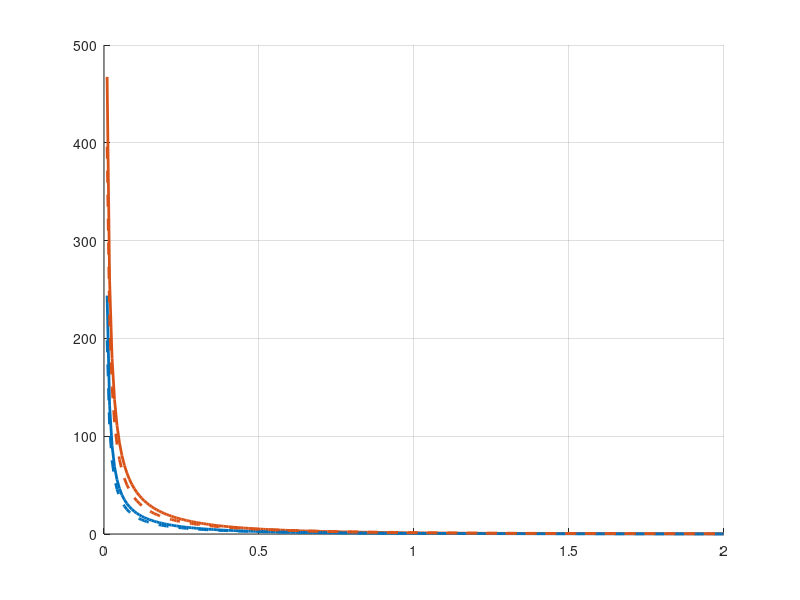

Write the MATLAB code that produced this figure. (Note: this script raises an error after producing the figure.)
clear all;
%close all;
%addpath("/home/ilari/fillbetweenareacurve")
rho=log(10)/10;
%% muLoS=0*rho;
%% muNLoS=-12*rho
muLoS=0*rho;
muNLoS=-26*rho;

%% sigmaLoS=2.8*rho;
%% sigmaNLoS=9*rho
sigmaLoS=4*rho;
sigmaNLoS=6*rho;

%mLoS=exp(muLoS+sigmaLoS^2)/sqrt(2);
%mNLoS=exp(muNLoS+sigmaNLoS^2)/sqrt(2);
%%mLoS=exp(muLoS+sigmaLoS^2/2);
%%mNLoS=exp(muNLoS+sigmaNLoS^2/2);
%mLoS = sqrt(exp(2*muLoS+sigmaLoS^2)*(-1+exp(sigmaLoS^2)));
%mNLoS = sqrt(exp(2*muNLoS+sigmaNLoS^2)*(-1+exp(sigmaNLoS^2)));


%beta=2.3;
kappa=2;

elevation1=90;
elevation2=80;
elevation3=60;

lnLoS = makedist('Lognormal','mu',muLoS,'sigma',sigmaLoS);
lnNLoS = makedist('Lognormal','mu',muNLoS,'sigma',sigmaNLoS)


%pLoS=exp(-beta*cot(deg2rad(elevation1)));

%pLoS=0.992;
pLoS=0.613
a = (2*exp(muNLoS+sigmaNLoS^2/2)*(-1+pLoS)-2*exp(muLoS+sigmaLoS^2/2)*pLoS)/(exp(2*(muNLoS+sigmaNLoS^2))*(-1+pLoS)-exp(2*(muLoS+sigmaLoS^2))*pLoS);
b=(-exp(2*muNLoS+sigmaNLoS^2)*(-1+pLoS)+exp(2*(muLoS+sigmaLoS^2))*pLoS)/(2*(exp(muNLoS+sigmaNLoS^2/2)*(-1+pLoS)-exp(muLoS+sigmaLoS^2/2)*pLoS)^2);
1/b
kappa=2/(1/b);
%a=1/2*exp(muNLoS+3*sigmaNLoS^2/2);
lnFH1 = @(t) kappa*pLoS*(1-cdf(lnLoS,t/a))./t+kappa*(1-pLoS)*(1-cdf(lnNLoS,t/a))./t;
%%pLoS=exp(-beta*cot(deg2rad(elevation2)));
%% pLoS=0.968;
%% lnFH2 = @(t) kappa*pLoS*(1-cdf(lnLoS,t))./t+kappa*(1-pLoS)*(1-cdf(lnNLoS,t))./t;
%%pLoS=exp(-beta*cot(deg2rad(elevation3)));

expFH1 = @(t) (1/b).*kappa*(exp(-t))./t;


%pLoS=0.613;
pLoS=0.992;
a = (2*exp(muNLoS+sigmaNLoS^2/2)*(-1+pLoS)-2*exp(muLoS+sigmaLoS^2/2)*pLoS)/(exp(2*(muNLoS+sigmaNLoS^2))*(-1+pLoS)-exp(2*(muLoS+sigmaLoS^2))*pLoS);
b=(-exp(2*muNLoS+sigmaNLoS^2)*(-1+pLoS)+exp(2*(muLoS+sigmaLoS^2))*pLoS)/(2*(exp(muNLoS+sigmaNLoS^2/2)*(-1+pLoS)-exp(muLoS+sigmaLoS^2/2)*pLoS)^2);
kappa=4/(1/b);
expFH2 = @(t) (1./b).*kappa*(exp(-t))./t;
lnFH2 = @(t) kappa*pLoS*(1-cdf(lnLoS,t/a))./t+kappa*(1-pLoS)*(1-cdf(lnNLoS,t/a))./t;



%% pLoS=0.992;
%% a = (2*exp(muNLoS+sigmaNLoS^2/2)*(-1+pLoS)-2*exp(muLoS+sigmaLoS^2/2)*pLoS)/(exp(2*(muNLoS+sigmaNLoS^2))*(-1+pLoS)-exp(2*(muLoS+sigmaLoS^2))*pLoS);
%% b=(-exp(2*muNLoS+sigmaNLoS^2)*(-1+pLoS)+exp(2*(muLoS+sigmaLoS^2))*pLoS)/(2*(exp(muNLoS+sigmaNLoS^2/2)*(-1+pLoS)-exp(muLoS+sigmaLoS^2/2)*pLoS)^2);
%% 1/b
%% kappa=1.8*b/log(2);
%% expFH3 = @(t) (1./b).*kappa*(exp(-t))./t;
%% lnFH3 = @(t) kappa*pLoS*(1-cdf(lnLoS,t/a))./t+kappa*(1-pLoS)*(1-cdf(lnNLoS,t/a))./t;

%% pLoS=0.613;
%% a = (2*exp(muNLoS+sigmaNLoS^2/2)*(-1+pLoS)-2*exp(muLoS+sigmaLoS^2/2)*pLoS)/(exp(2*(muNLoS+sigmaNLoS^2))*(-1+pLoS)-exp(2*(muLoS+sigmaLoS^2))*pLoS);
%% b=(-exp(2*muNLoS+sigmaNLoS^2)*(-1+pLoS)+exp(2*(muLoS+sigmaLoS^2))*pLoS)/(2*(exp(muNLoS+sigmaNLoS^2/2)*(-1+pLoS)-exp(muLoS+sigmaLoS^2/2)*pLoS)^2);
%% 1/b
%% kappa=1.8*b/log(2);
%% expFH4 = @(t) (1./b).*kappa*(exp(-t))./t;
%% lnFH4 = @(t) kappa*pLoS*(1-cdf(lnLoS,t/a))./t+kappa*(1-pLoS)*(1-cdf(lnNLoS,t/a))./t;


min=0.01;
max = 2;

% Create figure
figure1 = figure;
%Create axes
axes1 = axes('Parent',figure1);
hold(axes1,'on');


t=linspace(min,max,250);
%plot([-1],[-1],'color','black','linewidth',2)
%plot([-1],[-1],'--','color','black','linewidth',2)
%plot(t,1.8/log(2)./t.*(t<=1),'-.', 'color','black','linewidth',2)

plot(t,lnFH1(t),'color','#0072BD','linewidth',2)
plot(t,lnFH2(t),'color','#D95319','linewidth',2)
%plot(t,lnFH3(t),'color','#A2142F','linewidth',2)
%plot(t,lnFH4(t),'color','#A2142F','linewidth',2)

plot(t,expFH1(t),'--','color','#0072BD','linewidth',2)
plot(t,expFH2(t),'--','color','#D95319','linewidth',2)
% plot(t,expFH3(t),'--', 'color','#A2142F','linewidth',2)
% plot(t,expFH4(t),'--', 'color','#A2142F','linewidth',2)


grid on
ax = gca;
ax.FontSize = 14;

pbaspect([2 1 1])
axis([[0,2],[0,8]])

ylabel('$\lambda_{\mathcal{G}}(t)$','FontSize',14,'Interpreter','latex','Rotation',0)
xlabel('t','FontSize',14,'Interpreter','latex')
% Create title
title('Density of the GP',...
      'Interpreter','latex');

%% fill([t,fliplr(t)],[lnFH1(t),fliplr(expFH1(t))],[0 0.4470 0.7410],'FaceAlpha',0.3,'EdgeColor','none');

%%  fill([t,fliplr(t)],[lnFH2(t),fliplr(expFH2(t))],[0.8500 0.3250 0.0980],'FaceAlpha',0.3,'EdgeColor','none');

%fill([t,fliplr(t)],[lnFH3(t),fliplr(expFH3(t))],[0.9290 0.6940 0.1250],'FaceAlpha',0.3,'EdgeColor','none');


legend('Gaussian mixture shadowing','Defective exponential shadowing',...
    'Interpreter','latex',...
    'FontSize',14)
fontsize(14,"points")

% Create text
text('Parent',axes1,'FontSize',14,'Interpreter','latex',...
    'String','$ \kappa \upsilon=4 \log(2)$',...
    'Position',[0.533561643835616 4.67458554444856 0],...
    'Color',[0.635 0.078 0.184]);

% Create text
text('Parent',axes1,'FontSize',14,'Interpreter','latex',...
    'String',' $ \kappa \upsilon =2\log(2)$',...
    'Position',[0.0197260273972603 1.70654901476819 0],...
    'Color',[0 0.447058823529412 0.741176470588235]);
 %% text('Parent',axes1,'FontSize',14,'Interpreter','latex',...
 %%     'String','$\}$',...
 %%     'Position',[0.00691244239631361 0.214714714714713 0]);

%%  % Create arrow
%%  annotation(figure1,'arrow',[0.287719298245614 0.371929824561403],...
%%      [0.196777777777778 0.306666666666667]);

%% %% % Create textbox
%%  annotation(figure1,'textbox',...
%%      [0.21 0.127571429777722 0.0508928561583162 0.0642857130794298],...
%%      'String',{','},...
%%      'LineStyle','none');

latex2axes(figure1,"Times New Roman",14,"normal")
